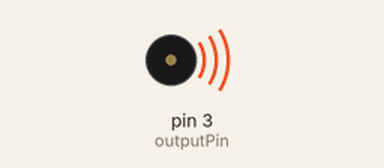
Bench run of a sketch on a simulated Arduino Uno, built with avr-gcc and run on an emulated ATmega328P. Shown: buzzer (waves = sounding).

Above: at 0.1 s.
Timing chart, 0 to 1.6 s (numbered marks = the images above):
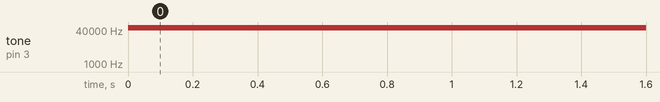

Measured:
- by itself, tone on pin 3 (outputPin): silent → 50000 Hz at 0.00 s

The sketch:

SineWave.ino
```cpp
// Define the output pin
int outputPin = 3;

// Define the frequency of the sine wave
float frequency = 50; // in Hz

void setup() {
  // Set the output pin as an output
  pinMode(outputPin, OUTPUT);
}

void loop() {
  // Generate a sine wave using the tone() function
  tone(outputPin, 1000 * frequency);
  delay(1);
}
```
